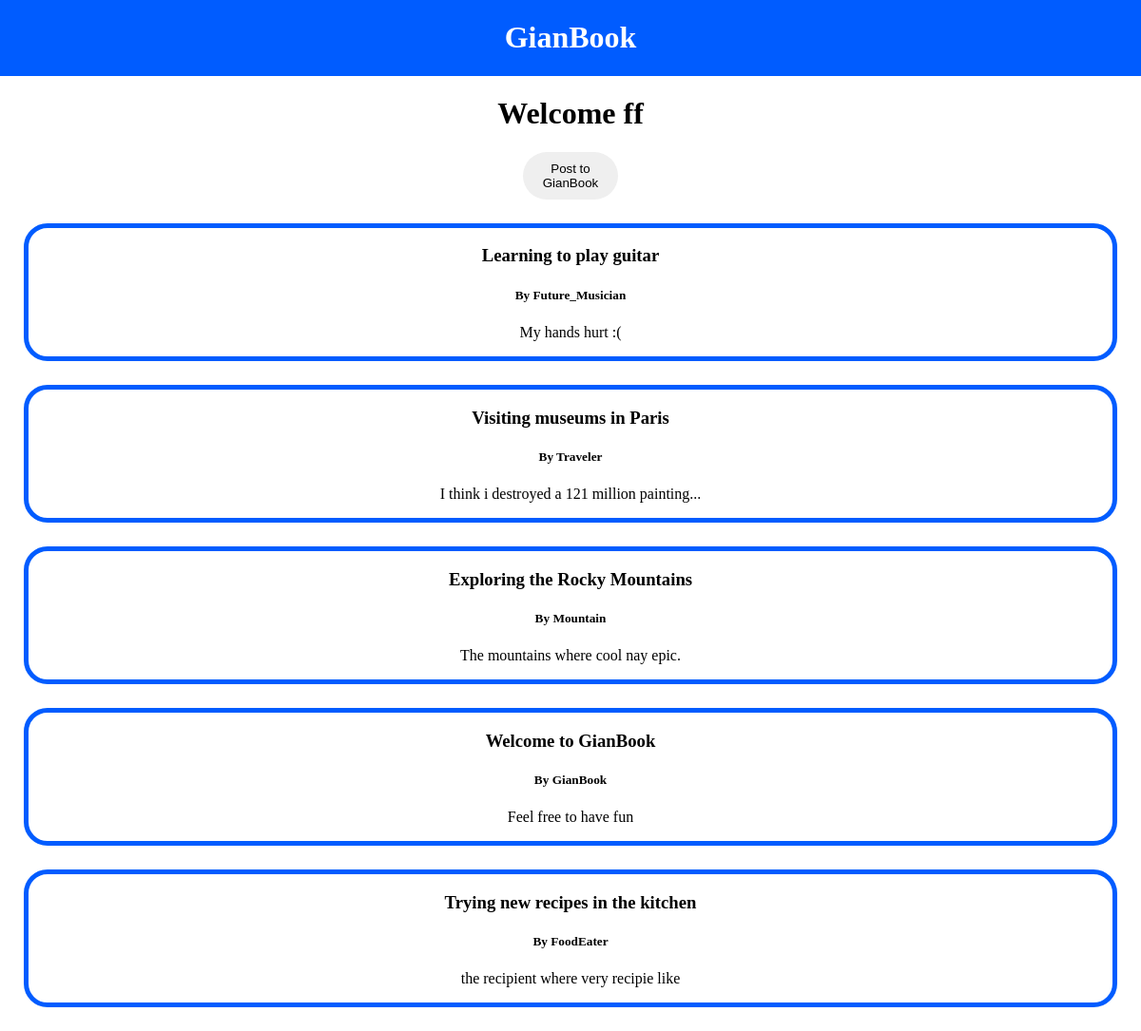
Page /account (signed in) on the committed database.
### main.py (models this page shows)
class Post(db.Model):
    id = db.Column(db.Integer, primary_key=True)
    title  = db.Column(db.String(40), nullable=False)
    text = db.Column(db.String(400), nullable=False)
    user = db.Column(db.String(40), nullable=False)

### main.py (the view, shortened to what this page needs)
@app.route('/account', methods=['GET', 'POST'])
def account():
    if request.method == 'GET':
        username = session.get('username')
        password = session.get('password')
        postz = Post.query.order_by(func.random()).limit(5).all()
        posts = []
        for post in postz:
            dic = {
                "title": post.title,
                "user": post.user,
                "text": post.text
            }
            posts.append(dic)
        return render_template('account.html', username=username, posts=posts)

### templates/account.html (shortened to what this page needs)
<!DOCTYPE html>
<head>
</head>
<body>
    <div id="topbar">
        <div id="center" class="kid">
            <h1>GianBook</h1>
        </div>
    </div>
    <h1>Welcome {{username}}</h1>
    <button class="but" id="postbut" onclick="yespost()">Post to GianBook</button>
    {% for post in posts %}
    <div class="posty">
        <h3>{{post.title}}</h3>
        <h5>By {{post.user}}</h5>
        <p>{{post.text}}</p>
    </div>
    {% endfor %}
</body>

### templates/account.html (style rules this page uses)
#topbar { display: flex; background-color: #005cff; color: white; align-items: center; margin-bottom: 5px; }
.kid { flex-grow: 1; text-align: center; }
body { margin: 0; }
.but { border: none; padding: 10px; width: 100px; height: 50px; border-radius: 25px; }
body { text-align: center; }
.posty { text-align: center; border: solid #005cff 5px; border-radius: 25px; margin: 25px; }

### rows in the picture
Post: title "Learning to play guitar", user "Future_Musician", text "My hands hurt :("
Post: title "Visiting museums in Paris", user "Traveler", text "I think i destroyed a 121 million painting..."
Post: title "Exploring the Rocky Mountains", user "Mountain", text "The mountains where cool nay epic."
Post: title "Welcome to GianBook", user "GianBook", text "Feel free to have fun"
Post: title "Trying new recipes in the kitchen", user "FoodEater", text "the recipient where very recipie like"

### other values in the picture
{{ username }} "ff"
